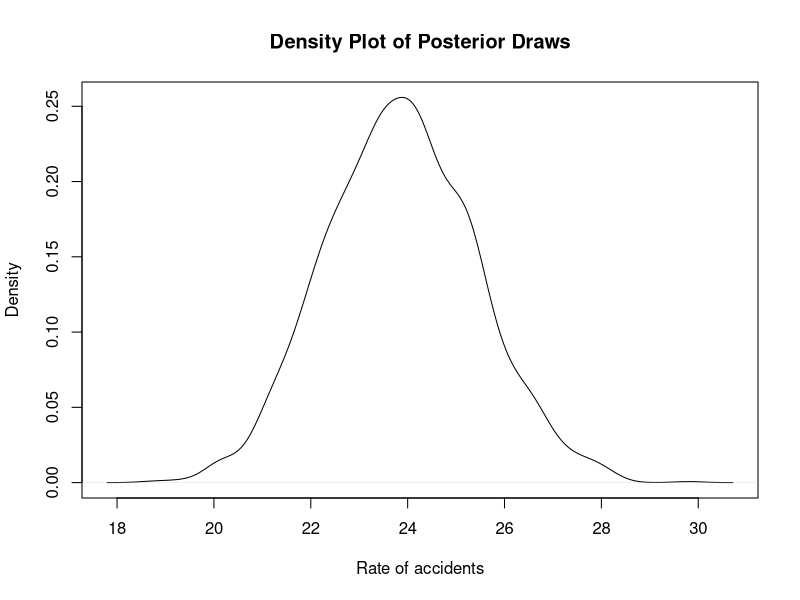
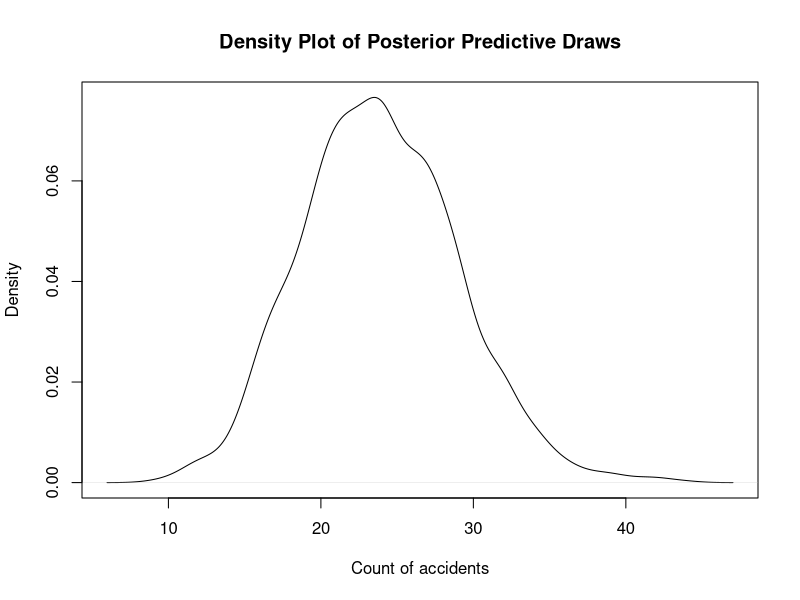
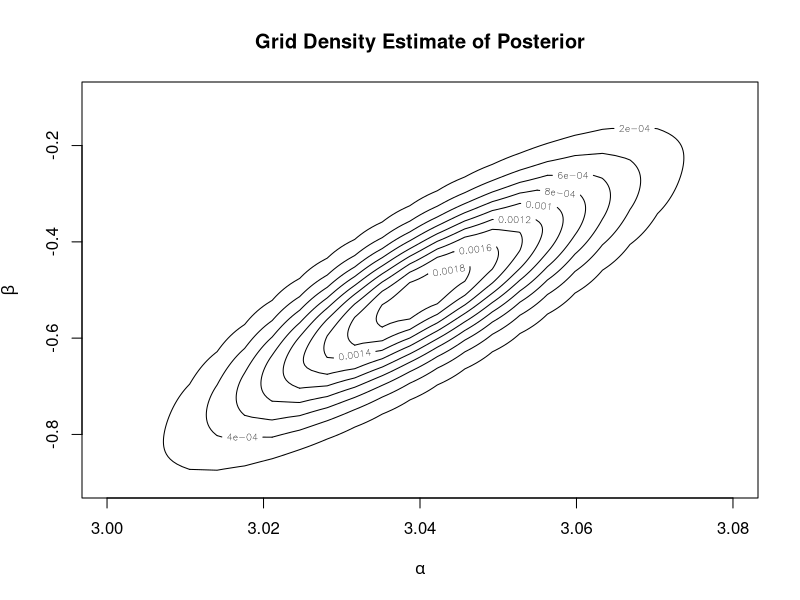
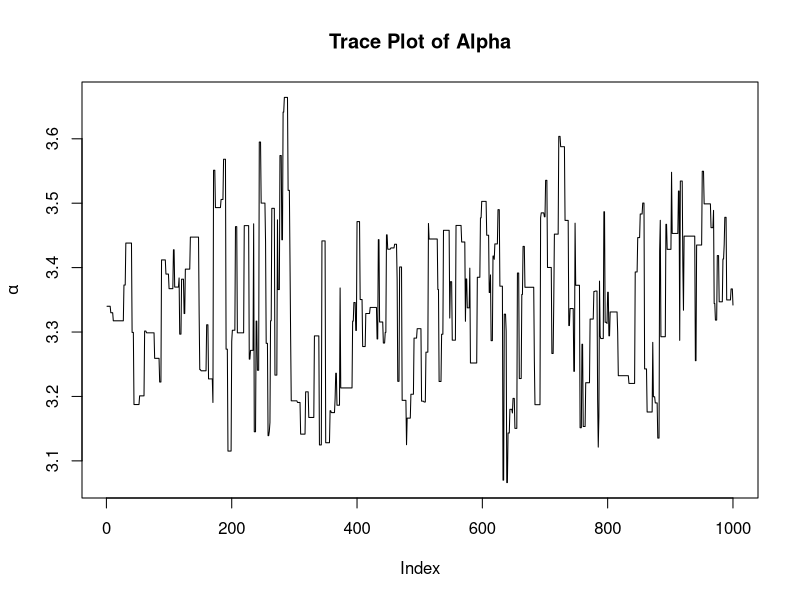
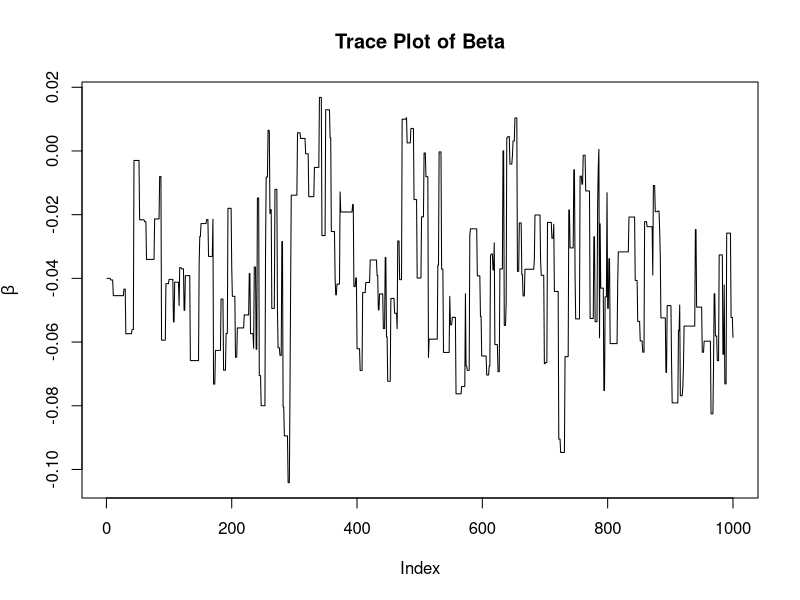
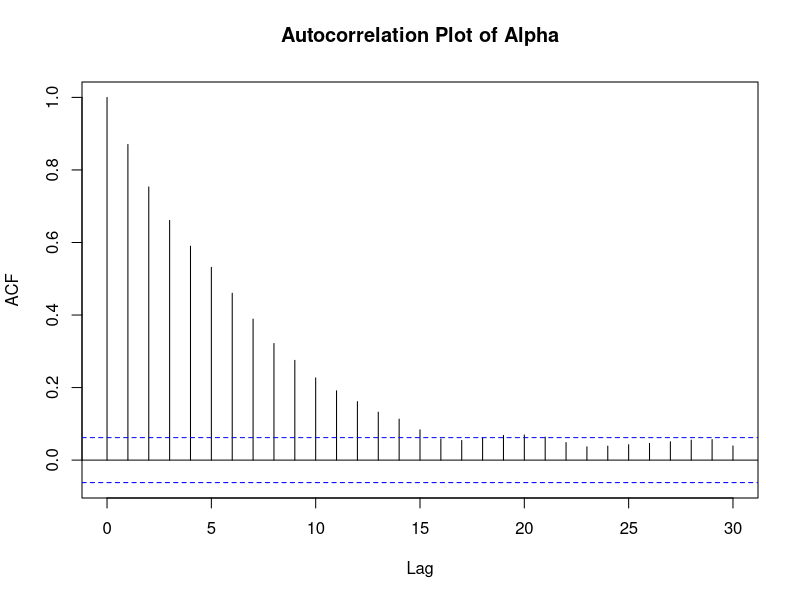
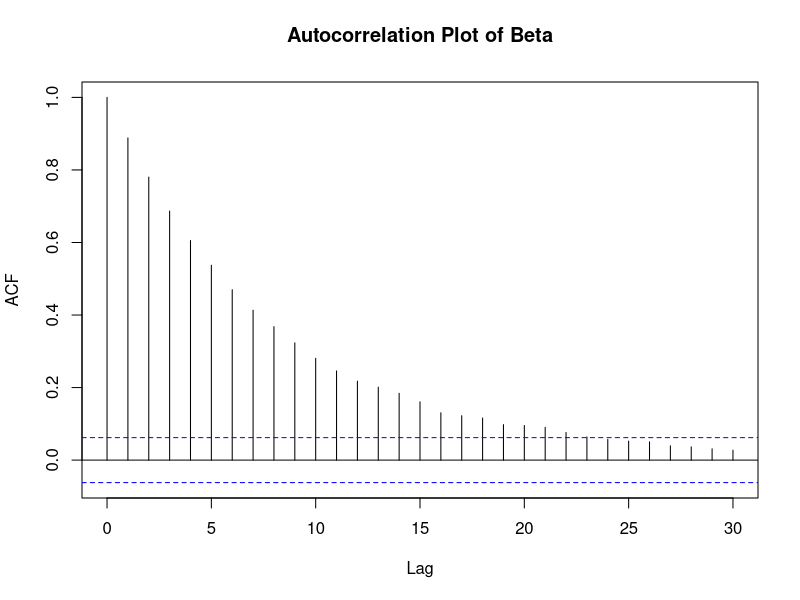
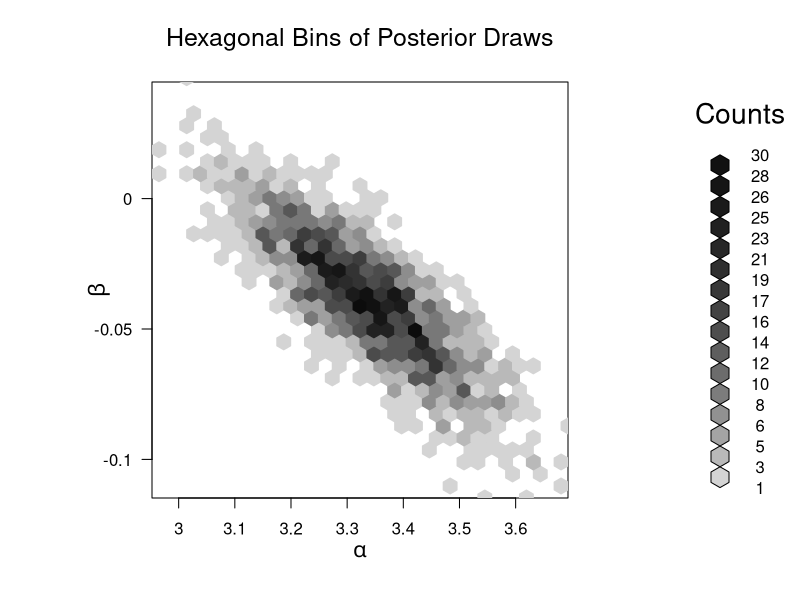

R code for these plots, in order:
## ---- chunk 1
dat1 = data.frame(year=seq(1976,1985),accidents=c(24,25,31,31,22,21,26,20,16,22))

#posterior draws using Monte Carlo
post_draws = rgamma(2000,shape=sum(dat1$accidents)+.5,rate=nrow(dat1))
#density plot
dpost = density(post_draws,adjust=1)
plot(dpost,xlab="Rate of accidents",main="Density Plot of Posterior Draws")
#95% credible intervals
CredInt95 = quantile(post_draws,c(.025,.975))
CredInt95
#MAP estimate
i = which.max(dpost$y)
post_mode = dpost$x[i]
post_mode
## ---- chunk 2
#Monte Carlo simulation of posterior predictive
postpred_draws = rpois(length(post_draws),post_draws)
dpred = density(postpred_draws,adjust=1)
plot(dpred,xlab="Count of accidents",main="Density Plot of Posterior Predictive Draws")
#95% credible intervals
CredInt95 = quantile(postpred_draws,c(.025,.975))
CredInt95
#MAP estimate
i = which.max(dpred$y)
pred_mode = dpred$x[i]
pred_mode
## ---- chunk 3
y = dat1[["accidents"]]
t = dat1[["year"]]-1976 #number of years since 1976 to avoid overflow
n = nrow(dat1)


glm1 = glm(accidents~I(year-1976),family="poisson",data=dat1)
coef(glm1)
alpha_grid = seq(3,3.7,length.out=200) 
beta_grid = seq(.02,-1,length.out=200)
post_grid = matrix(NA,200,200)

#unnormalized density
post_density = function(a,b){
  exp( -sum(exp(a+b*t)) + a*sum(y) + b*sum(y*t) )
}

for(i in 1:200){
  for(j in 1:200){
    a = alpha_grid[j]
    b = beta_grid[i]
    
    post_grid[i,j] = post_density(a,b)
  }
}
plot(alpha_grid,beta_grid,type="n",xlim=c(3,3.08),ylim=c(-.9,-.1),main="Grid Density Estimate of Posterior",xlab=expression(alpha),ylab=expression(beta))
contour(alpha_grid,rev(beta_grid),post_grid/sum(post_grid),add=TRUE)
## ---- chunk 4
require(mvtnorm)
require(hexbin)
require(ggplot2)
## ---- chunk 5
mh_poisson = function(start=c(3.34,-0.04),ndraws,jump_cov){
  
  #to collect the output from the MH loop
  aratio = rep(1,ndraws) #by default, all iterations rejected
  theta_draws = matrix(NA,ndraws,2)
  
  #Provided starting value
  theta = start
  for(i in 1:ndraws){
    #1: Proposal
    prop = rmvnorm(1,mean=theta,sigma=jump_cov)
    #2: Ratio
    r = post_density(prop[1],prop[2])/post_density(theta[1],theta[2])
    #3: Stochastic update
    if(runif(1)<min(r,1)){
      theta = prop
      aratio[i] = 0 #indicate NOT rejected
    }
    #Save
    theta_draws[i,] = theta  
  }
  
  return(list(
    "Acceptance Ratio" = 1-mean(aratio),
    "Posterior Draws" = theta_draws
  ))
}
## ---- chunk 6
set.seed(1)
post_draws = mh_poisson(ndraws=1000,jump_cov=diag(c(.05,.001)))
post_draws$`Acceptance Ratio`
## ---- chunk 7
plot(post_draws$`Posterior Draws`[,1],type="l",xlab="Index",ylab=expression(alpha),main="Trace Plot of Alpha")
plot(post_draws$`Posterior Draws`[,2],type="l",xlab="Index",ylab=expression(beta),main="Trace Plot of Beta")
## ---- chunk 8
acf(post_draws$`Posterior Draws`[,1],main="Autocorrelation Plot of Alpha")
acf(post_draws$`Posterior Draws`[,2],main="Autocorrelation Plot of Beta")
## ---- chunk 9
set.seed(1)
post_draws = mh_poisson(ndraws=40000,jump_cov=diag(c(.05,.001)))
alpha_post = post_draws$`Posterior Draws`[seq(1,40000,20),1]
beta_post = post_draws$`Posterior Draws`[seq(1,40000,20),2]
## ---- chunk 10
#bivariate histogram - hexagonal binning
plot(hexbin(alpha_post,beta_post),xlab=expression(alpha),ylab=expression(beta),main="Hexagonal Bins of Posterior Draws")

ggplot(data=data.frame(apost=alpha_post,bpost=beta_post),aes(apost,bpost)) + stat_density2d(aes(fill=..level..,alpha=..level..),geom='polygon',colour='black') + scale_fill_continuous(low="green",high="red") + guides(alpha="none") + geom_point()
## ---- chunk 11
plot(density(alpha_post,adjust=1),main="Posterior Density of Alpha")
plot(density(beta_post,adjust=1),main="Posterior Density of Beta")
## ---- chunk 12
Results = matrix(NA,10,3)
colnames(Results)=c("Lower 95CI","Upper 95CI","MAP")
rownames(Results)=seq(1976,1985)
for(i in 1:10){
  temp = exp(alpha_post+beta_post*t[i])
  Results[i,1:2] = quantile(temp,c(.025,.975))
  dpost = density(temp,adjust=1)
  j = which.max(dpost$y)
  Results[i,3] = dpost$x[j]
}
plot(0:9,Results[,3],type="l",lwd=2,col="red",ylim=c(15,35),xlab="Years since 1976",ylab="Rate")
lines(x=0:9,Results[,1])
lines(x=0:9,Results[,2])
legend("topright",c("95% Credible Interval","MAP"),col=c("black","red"),lwd=c(1,2))
## ---- chunk 13
postpred = rpois(20000,exp(alpha_post+beta_post*10))
plot(density(postpred,adjust=1),main="Posterior Predictive Density (1986)")
CredInt95 = quantile(postpred,c(.025,.975))
CredInt95
MAP = names(which.max(table(postpred)))
MAP
## ---- chunk 14
plot(dat1[,1],dat1[,2],xlab="Year",ylab="Number of Fatal Accidents",col="red",pch=16)
